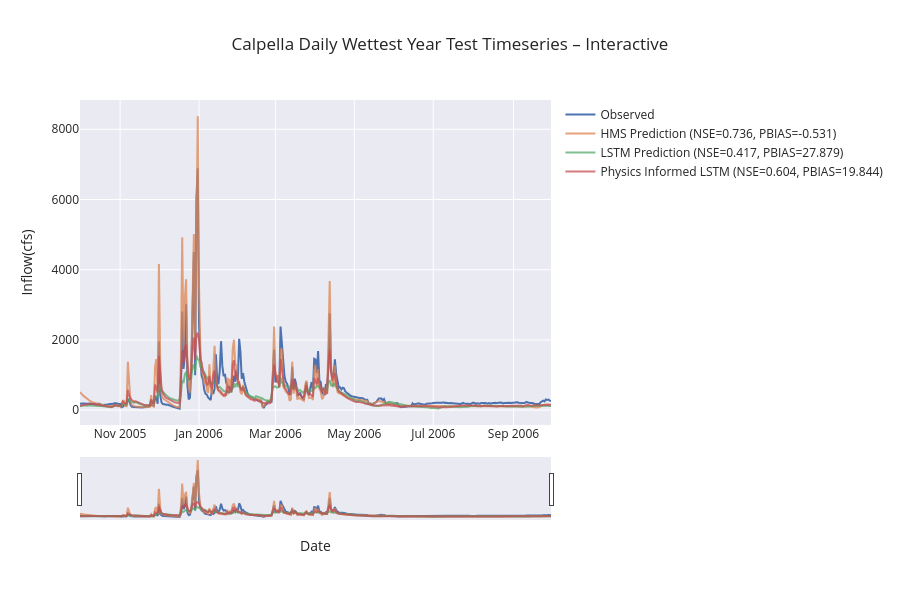

Write notebook code for a chart like this one.
### Code cell
if not skip_best_model_test:
    plot_timeseries_comparison(source=(no_physics_test_csv, physics_test_csv, path_to_physics_data), title="Calpella Daily Wettest Year Test Timeseries – Interactive", backend="plotly", metrics=metric_list, start_date=wettest_start_test, end_date=wettest_end_test, metrics_out="calpella_daily_test_wet_metrics.csv", ts_out="calpella_daily_test_wet_combined_ts.csv", legend_font=12, axis_font=22)
else:
    plot_timeseries_comparison(source=combined_df, title="Calpella Daily Wettest Year Test Timeseries – Interactive", backend="plotly", metrics=metric_list, start_date=wettest_start_test, end_date=wettest_end_test, metrics_out="calpella_daily_test_wet_metrics.csv", ts_out="calpella_daily_test_wet_combined_ts.csv", legend_font=12, axis_font=22)

### Figure 1 — Plotly figure (JSON) as saved in the notebook; plotly's stock layout.template omitted (floating-point values rounded to 4 significant figures; data arrays with more than 128 entries replaced by an {"elided": "..."} marker saying what was removed)
{"data": [{"line": {"width": 2.0}, "mode": "lines", "name": "Observed", "x": {"elided": "365 str values"}, "y": {"elided": "365 float values"}, "type": "scatter"}, {"line": {"width": 2.0}, "mode": "lines", "name": "HMS Prediction (NSE=0.736, PBIAS=-0.531)", "opacity": 0.75, "x": {"elided": "365 str values"}, "y": {"elided": "365 float values"}, "type": "scatter"}, {"line": {"width": 2.0}, "mode": "lines", "name": "LSTM Prediction (NSE=0.417, PBIAS=27.879)", "opacity": 0.75, "x": {"elided": "365 str values"}, "y": {"elided": "365 float values"}, "type": "scatter"}, {"line": {"width": 2.0}, "mode": "lines", "name": "Physics Informed LSTM (NSE=0.604, PBIAS=19.844)", "opacity": 0.75, "x": {"elided": "365 str values"}, "y": {"elided": "365 float values"}, "type": "scatter"}], "layout": {"legend": {"font": {"size": 12}, "x": 1.02, "y": 1, "xanchor": "left", "yanchor": "top", "bgcolor": "rgba(0,0,0,0)"}, "xaxis": {"rangeslider": {"visible": true}, "title": {"text": "Date"}, "type": "date"}, "margin": {"r": 300}, "title": {"text": "Calpella Daily Wettest Year Test Timeseries – Interactive"}, "height": 600, "yaxis": {"title": {"text": "Inflow(cfs)"}}, "hovermode": "x unified"}}
